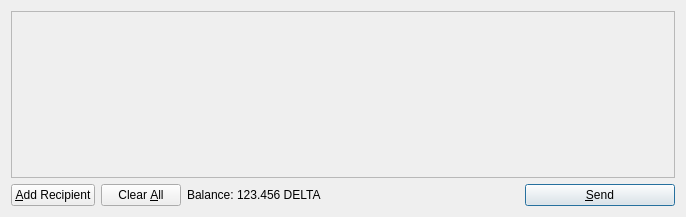
<?xml version="1.0" encoding="UTF-8"?>
<ui version="4.0">
 <class>SendCoinsDialog</class>
 <widget class="QDialog" name="SendCoinsDialog">
  <property name="geometry">
   <rect>
    <x>0</x>
    <y>0</y>
    <width>686</width>
    <height>217</height>
   </rect>
  </property>
  <property name="windowTitle">
   <string>Send Coins</string>
  </property>
  <layout class="QVBoxLayout" name="verticalLayout">
   <item>
    <widget class="QScrollArea" name="scrollArea">
     <property name="widgetResizable">
      <bool>true</bool>
     </property>
     <widget class="QWidget" name="scrollAreaWidgetContents">
      <property name="geometry">
       <rect>
        <x>0</x>
        <y>0</y>
        <width>666</width>
        <height>165</height>
       </rect>
      </property>
      <layout class="QVBoxLayout" name="verticalLayout_2">
       <property name="margin">
        <number>0</number>
       </property>
       <item>
        <layout class="QVBoxLayout" name="entries">
         <property name="spacing">
          <number>6</number>
         </property>
        </layout>
       </item>
       <item>
        <spacer name="verticalSpacer">
         <property name="orientation">
          <enum>Qt::Vertical</enum>
         </property>
         <property name="sizeHint" stdset="0">
          <size>
           <width>20</width>
           <height>40</height>
          </size>
         </property>
        </spacer>
       </item>
      </layout>
     </widget>
    </widget>
   </item>
   <item>
    <layout class="QHBoxLayout" name="horizontalLayout">
     <item>
      <widget class="QPushButton" name="addButton">
       <property name="toolTip">
        <string>Send to multiple recipients at once</string>
       </property>
       <property name="text">
        <string>&amp;Add Recipient</string>
       </property>
       <property name="icon">
        <iconset resource="../bitcoin.qrc">
         <normaloff>:/icons/add</normaloff>:/icons/add</iconset>
       </property>
       <property name="autoDefault">
        <bool>false</bool>
       </property>
      </widget>
     </item>
     <item>
      <widget class="QPushButton" name="clearButton">
       <property name="sizePolicy">
        <sizepolicy hsizetype="Minimum" vsizetype="Fixed">
         <horstretch>0</horstretch>
         <verstretch>0</verstretch>
        </sizepolicy>
       </property>
       <property name="toolTip">
        <string>Remove all transaction fields</string>
       </property>
       <property name="text">
        <string>Clear &amp;All</string>
       </property>
       <property name="icon">
        <iconset resource="../bitcoin.qrc">
         <normaloff>:/icons/remove</normaloff>:/icons/remove</iconset>
       </property>
       <property name="autoRepeatDelay">
        <number>300</number>
       </property>
       <property name="autoDefault">
        <bool>false</bool>
       </property>
      </widget>
     </item>
     <item>
      <layout class="QHBoxLayout" name="horizontalLayout_2">
       <property name="spacing">
        <number>3</number>
       </property>
       <item>
        <widget class="QLabel" name="label">
         <property name="text">
          <string>Balance:</string>
         </property>
        </widget>
       </item>
       <item>
        <widget class="QLabel" name="labelBalance">
         <property name="cursor">
          <cursorShape>IBeamCursor</cursorShape>
         </property>
         <property name="text">
          <string>123.456 DELTA</string>
         </property>
         <property name="textInteractionFlags">
          <set>Qt::LinksAccessibleByMouse|Qt::TextSelectableByKeyboard|Qt::TextSelectableByMouse</set>
         </property>
        </widget>
       </item>
      </layout>
     </item>
     <item>
      <spacer name="horizontalSpacer">
       <property name="orientation">
        <enum>Qt::Horizontal</enum>
       </property>
       <property name="sizeHint" stdset="0">
        <size>
         <width>40</width>
         <height>20</height>
        </size>
       </property>
      </spacer>
     </item>
     <item>
      <widget class="QPushButton" name="sendButton">
       <property name="minimumSize">
        <size>
         <width>150</width>
         <height>0</height>
        </size>
       </property>
       <property name="toolTip">
        <string>Confirm the send action</string>
       </property>
       <property name="text">
        <string>&amp;Send</string>
       </property>
       <property name="icon">
        <iconset resource="../bitcoin.qrc">
         <normaloff>:/icons/send</normaloff>:/icons/send</iconset>
       </property>
       <property name="default">
        <bool>true</bool>
       </property>
      </widget>
     </item>
    </layout>
   </item>
  </layout>
 </widget>
 <resources>
  <include location="../bitcoin.qrc"/>
 </resources>
 <connections/>
</ui>
